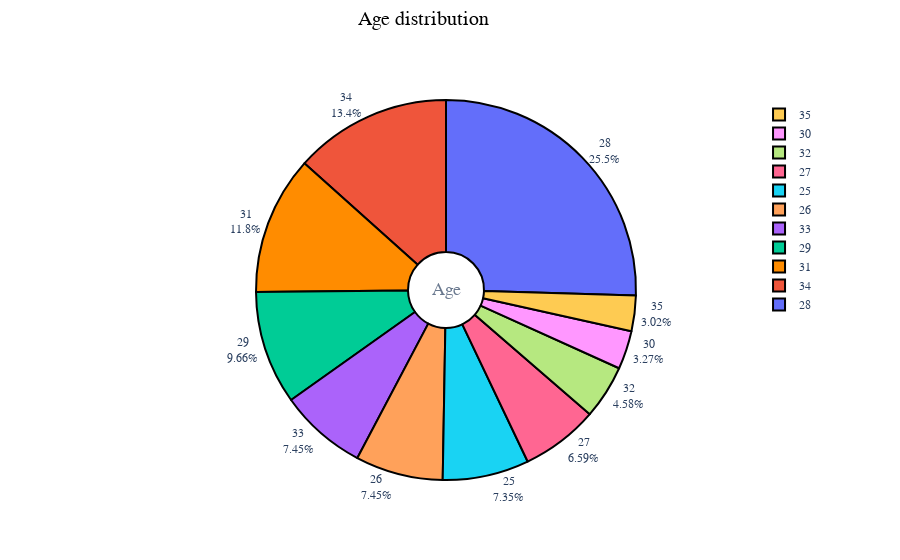

Notebook cell for this chart:
### Code cell
fig = go.Figure(data=[go.Pie(labels=data.Age, hole=.2)])
fig.add_annotation(text='Age',
                   x=0.5,y=0.5,showarrow=False,font_size=18,opacity=0.7,font_family='monospace')
fig.update_traces(hoverinfo='label+percent+value',
                  marker=dict(colors=['darkorange','blue'], line=dict(color='#000000', width=2)))
fig.update_layout(
    font_family='monospace',
    title=dict(text='Age distribution',x=0.47,y=0.98,
               font=dict(color='black',size=20)),
    legend=dict(orientation='v',traceorder='reversed'),
    hoverlabel=dict(bgcolor='white'))
fig.update_traces(textposition='outside', textinfo='percent+label')
fig.show()

### Figure 1 — Plotly figure (JSON) as saved in the notebook; plotly's stock layout.template omitted (floating-point values rounded to 4 significant figures; data arrays with more than 128 entries replaced by an {"elided": "..."} marker saying what was removed)
{"data": [{"hole": 0.2, "hoverinfo": "label+percent+value", "labels": {"elided": "1987 int values"}, "marker": {"colors": ["darkorange", "blue"], "line": {"color": "#000000", "width": 2}}, "textinfo": "percent+label", "textposition": "outside", "type": "pie"}], "layout": {"annotations": [{"font": {"family": "monospace", "size": 18}, "opacity": 0.7, "showarrow": false, "text": "Age", "x": 0.5, "y": 0.5}], "font": {"family": "monospace"}, "hoverlabel": {"bgcolor": "white"}, "legend": {"orientation": "v", "traceorder": "reversed"}, "title": {"font": {"color": "black", "size": 20}, "text": "Age distribution", "x": 0.47, "y": 0.98}}}
